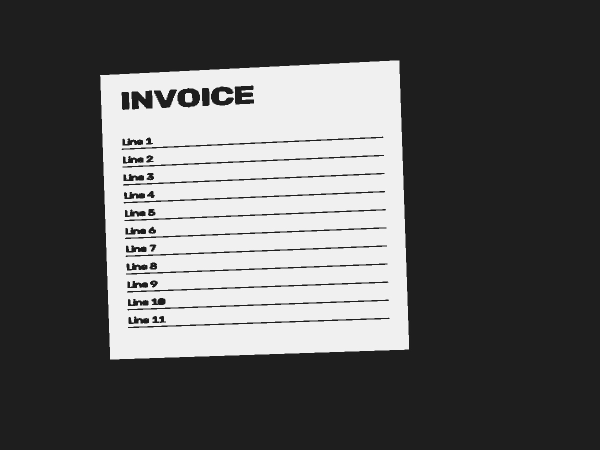
#> input picture 06_opencv_document_scanner/test_document.jpg, 1200 x 900 px (shown at 1/2 size)
$ python -i scanner.py   (imports and definitions only)
#> lines starting #> are read from the running program, lines starting #| are printed output that depends on the picture; after the words box and inside, x2 and y2 are one past the last pixel; in counts of white or black regions, pixels touching at a corner belong together
import cv2
import numpy as np
from pathlib import Path


def order_points(pts):
    if pts is None or len(pts) == 0:
        return None
    rect = np.zeros((4, 2), dtype="float32")
    s = pts.sum(axis=1)
    rect[0] = pts[np.argmin(s)]  # top-left
    rect[2] = pts[np.argmax(s)]  # bottom-right
    d = np.diff(pts, axis=1)
    rect[1] = pts[np.argmin(d)]  # top-right
    rect[3] = pts[np.argmax(d)]  # bottom-left
    return rect


def four_point_transform(image, pts):
    rect = order_points(pts)
    if rect is None:
        return image
    (tl, tr, br, bl) = rect
    widthA = np.sqrt(((br[0] - bl[0]) ** 2) + ((br[1] - bl[1]) ** 2))
    widthB = np.sqrt(((tr[0] - tl[0]) ** 2) + ((tr[1] - tl[1]) ** 2))
    maxWidth = max(int(widthA), int(widthB))
    heightA = np.sqrt(((tr[0] - br[0]) ** 2) + ((tr[1] - br[1]) ** 2))
    heightB = np.sqrt(((tl[0] - bl[0]) ** 2) + ((tl[1] - bl[1]) ** 2))
    maxHeight = max(int(heightA), int(heightB))
    dst = np.array([
        [0, 0],
        [maxWidth - 1, 0],
        [maxWidth - 1, maxHeight - 1],
        [0, maxHeight - 1],
    ], dtype="float32")
    M = cv2.getPerspectiveTransform(rect, dst)
    warped = cv2.warpPerspective(image, M, (maxWidth, maxHeight))
    return warped


def auto_scan(image_path: str, out_path: str = "scanned.jpg", debug: bool = False, blur_ksize: int = 5, canny_low: int = 75, canny_high: int = 200):
#> called with image_path = 'test_document.jpg', out_path = 'scanned.jpg', debug = False, blur_ksize = 5, canny_low = 75, canny_high = 200
    img = cv2.imread(image_path)
#> img is the input picture: shape (900, 1200, 3); min 21, max 248, mean 91.7
    if img is None:
        raise FileNotFoundError(f"could not read {image_path}")
    orig = img.copy()
    h, w = img.shape[:2]
#> h = 900; w = 1200
    scale = 500.0 / max(h, w)
#> scale = 0.417
    resized = cv2.resize(img, (int(w * scale), int(h * scale)), interpolation=cv2.INTER_AREA)
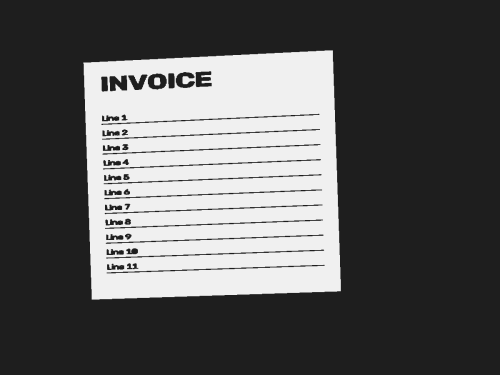
#> resized: shape (375, 500, 3); min 29, max 241, mean 91.7
    gray = cv2.cvtColor(resized, cv2.COLOR_BGR2GRAY)
    blurred = cv2.GaussianBlur(gray, (blur_ksize, blur_ksize), 0)
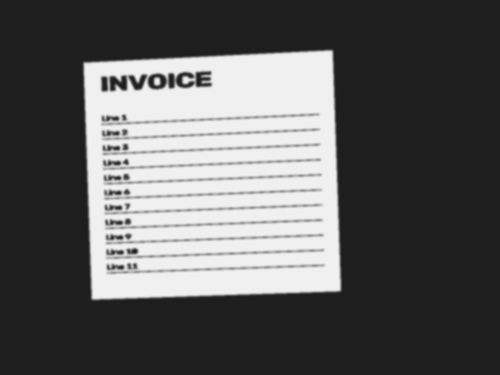
#> blurred: shape (375, 500); min 30, max 240, mean 91.7
    edged = cv2.Canny(blurred, canny_low, canny_high)
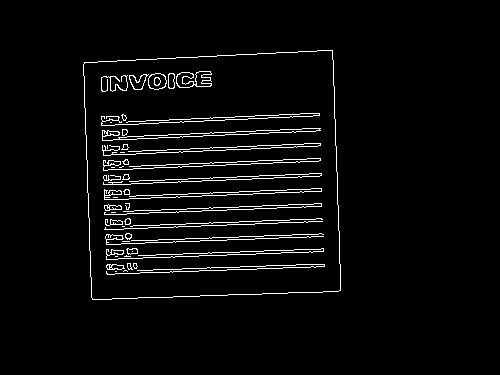
#> edged: shape (375, 500); 3.7% white in thin lines or dots, all inside (x1, y1, x2, y2) = (83, 50, 341, 300)
    if debug:
        cv2.imwrite("debug_edged.jpg", edged)
    cnts, _ = cv2.findContours(edged, cv2.RETR_EXTERNAL, cv2.CHAIN_APPROX_SIMPLE)
#> cnts = 1 contour; box (x1, y1, x2, y2) and area: (83, 50, 341, 300) 59650
    cnts = sorted(cnts, key=cv2.contourArea, reverse=True)
    screenCnt = None
    for c in cnts:
        peri = cv2.arcLength(c, True)
        approx = cv2.approxPolyDP(c, 0.02 * peri, True)
        if len(approx) == 4:
            screenCnt = approx
            break
#> this loop made 1 pass
#> (peri, screenCnt) on pass 1: (989.2, [[332, 50], [84, 62], [92, 299], [340, 290]])
    if screenCnt is None:
        print("no 4-point contour found (fallback: whole image)")
        warped = orig
    else:
        screenCnt = screenCnt.reshape(4, 2) / scale
#> screenCnt = [[796.8, 120], [201.6, 148.8], [220.8, 717.6], [816, 696]]
        warped = four_point_transform(orig, screenCnt)
#> in order_points, `s = pts.sum(axis=1)`: s = [916.8, 350.4, 938.4, 1512]
#> in order_points, `d = np.diff(pts, axis=1)`: d = [-676.8, -52.8, 496.8, -120]
#> in four_point_transform, `rect = order_points(pts)`: rect = [[201.6, 148.8], [796.8, 120], [816, 696], [220.8, 717.6]]
#> in four_point_transform, `(tl, tr, br, bl) = rect`: tl = [201.6, 148.8]; tr = [796.8, 120]; br = [816, 696]; bl = [220.8, 717.6]
#> in four_point_transform, `widthA = np.sqrt(((br[0] - bl[0]) ** 2) + ((br[1] - bl[1]) ** 2))`: widthA = 595.6
#> in four_point_transform, `widthB = np.sqrt(((tr[0] - tl[0]) ** 2) + ((tr[1] - tl[1]) ** 2))`: widthB = 595.9
#> in four_point_transform, `maxWidth = max(int(widthA), int(widthB))`: maxWidth = 595
#> in four_point_transform, `heightA = np.sqrt(((tr[0] - br[0]) ** 2) + ((tr[1] - br[1]) ** 2))`: heightA = 576.3
#> in four_point_transform, `heightB = np.sqrt(((tl[0] - bl[0]) ** 2) + ((tl[1] - bl[1]) ** 2))`: heightB = 569.1
#> in four_point_transform, `maxHeight = max(int(heightA), int(heightB))`: maxHeight = 576
#> in four_point_transform, `dst = np.array([ [0, 0], [maxWidth - 1, 0], [maxWidth - 1, maxHeight -..`: dst = [[0, 0], [594, 0], [594, 575], [0, 575]]
#> in four_point_transform, `M = cv2.getPerspectiveTransform(rect, dst)`: M = [[1.01, -0.0342, -199.1], [0.049, 1.01, -160.6], [2.13e-05, -1.43e-06, 1]]
#> in four_point_transform, `warped = cv2.warpPerspective(image, M, (maxWidth, maxHeight))`:
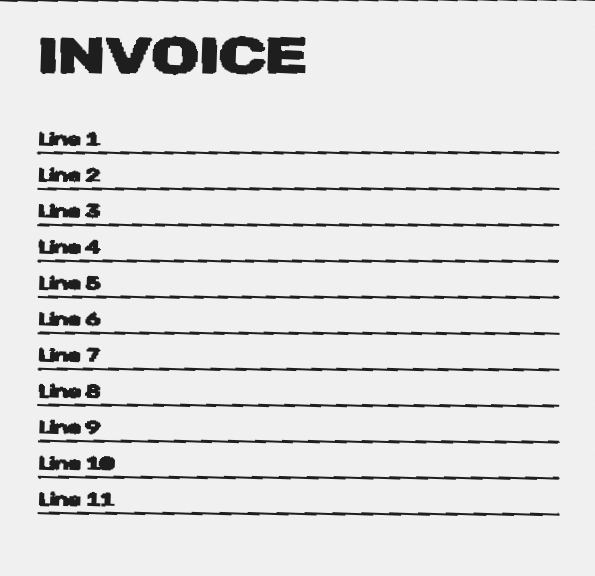
#> warped: shape (576, 595, 3); min 25, max 246, mean 223.4
    warped_gray = cv2.cvtColor(warped, cv2.COLOR_BGR2GRAY)
    warped_adap = cv2.adaptiveThreshold(warped_gray, 255, cv2.ADAPTIVE_THRESH_GAUSSIAN_C, cv2.THRESH_BINARY, 21, 10)
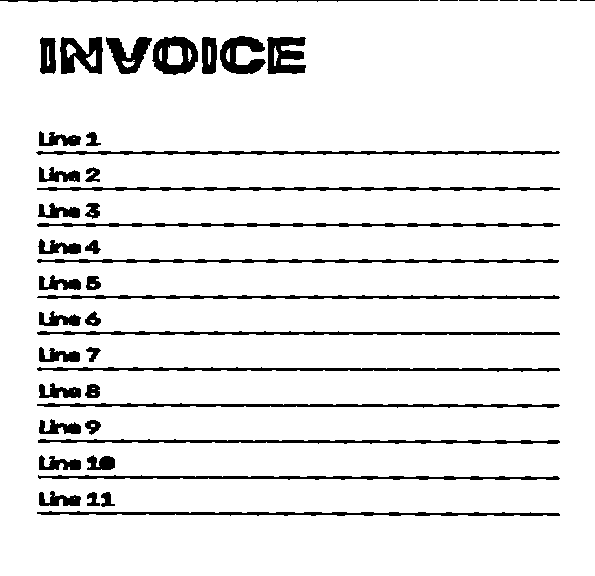
#> warped_adap: shape (576, 595); 91.6% white; 51 black regions (9 under 20 px), largest, box (x1, y1, x2, y2) and area: (37, 331, 560, 335) 1497, (37, 367, 560, 372) 1497, (37, 403, 560, 408) 1496
    cv2.imwrite(out_path, warped_adap)
    if debug:
        cv2.imwrite("debug_warped_color.jpg", warped)
    print(f"saved scanned document -> {out_path}")
    return out_path

>>> result = auto_scan('test_document.jpg')
